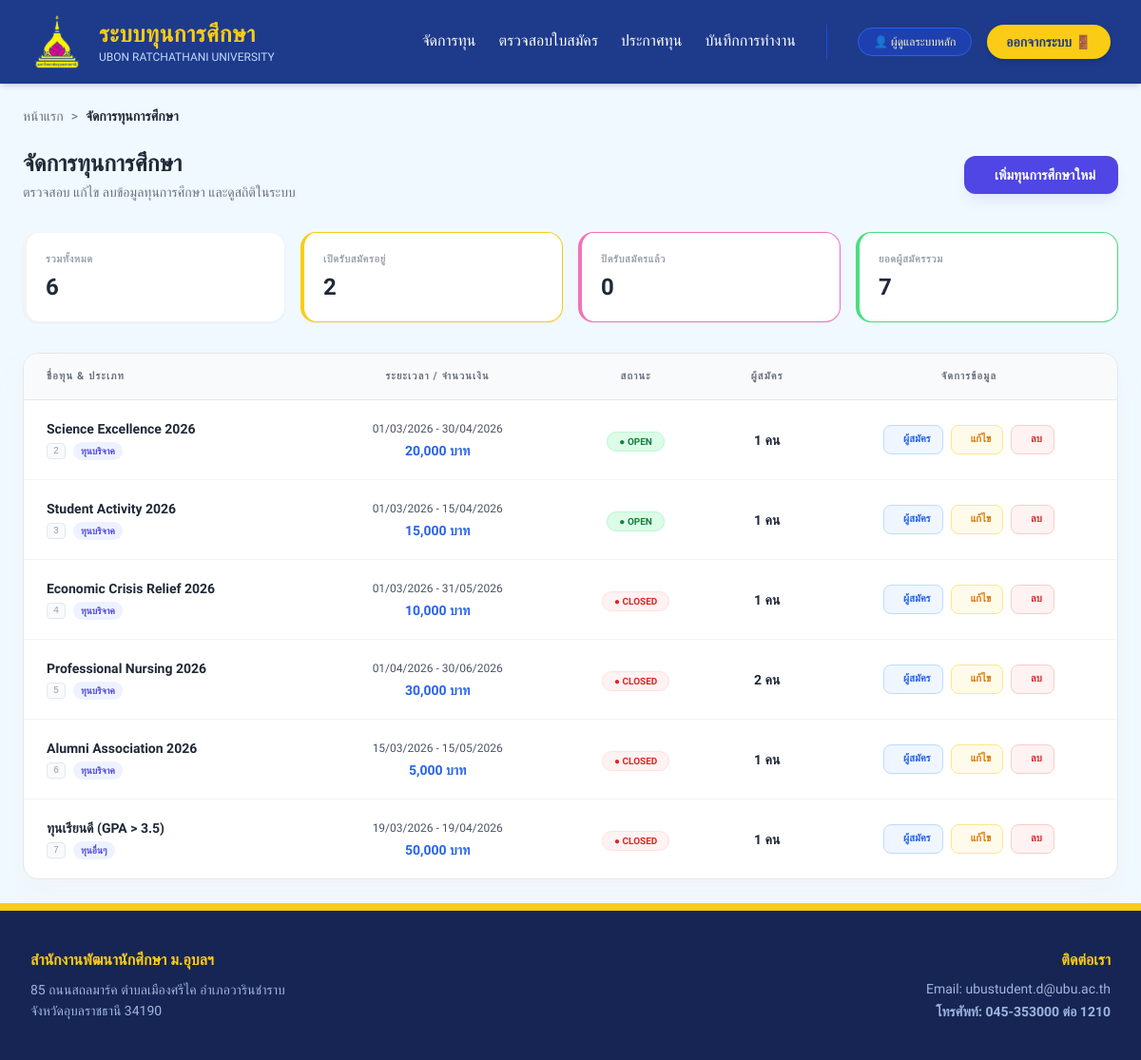
Screenshot of /officer/scholarships (signed in) with the database file from the repository.
### models.py (models this page shows, shortened)
class Scholarship(db.Model):
    __tablename__ = 'scholarship'
    id = db.Column(db.Integer, primary_key=True)
    name = db.Column(db.String(100), nullable=False) # ชื่อทุน
    amount = db.Column(db.Float, nullable=True) # ทุนละเท่าไหร่
    start_date        = db.Column(db.DateTime)          # วันที่เริ่มเปิดรับ
    end_date          = db.Column(db.DateTime)          # วันที่ปิดรับ
    faculty_condition = db.Column(db.String(255))       # คณะที่ระบุ หรือ "ทุกคณะ"
    min_gpax          = db.Column(db.Float, default=0.0) # เกรดเฉลี่ยขั้นต่ำ
    income_cap        = db.Column(db.Float)             # รายได้ครอบครัวไม่เกิน
    number_of_scholarships = db.Column(db.Integer)           # จำนวนทุนที่เปิดรับ
    scholarship_type  = db.Column(db.String(50)) # ประเภทของทุน (เช่น ทุน ภายใน/ภายนอก/บริจาค)
    provider          = db.Column(db.String(100)) # หน่วยงานของทุนนั้นๆ
    status            = db.Column(db.String(20), default='open')  # สถานะของทุน open(เปิดรับ),checking=close(กำลังตรวจสอบ,ปิดทุน), interview(รายชื่อสัมภาษณ์), announce(รายชื่อได้รับทุน)
    interview_file_url = db.Column(db.String(500))    # ลิงก์ไฟล์ประกาศสัมภาษณ์
    announce_file_url = db.Column(db.String(500))     # ลิงก์ไฟล์ประกาศคนได้ทุน
    announcement_date = db.Column(db.DateTime, nullable=True) # วันที่ประกาศผล
    image = db.Column(db.String(200), nullable=True) # ชื่อไฟล์ภาพ
    qualifications = db.Column(db.Text, nullable=True) # คุณสมบัติ
    conditions = db.Column(db.Text, nullable=True) # เงื่อนไข
    scholarship_nature = db.Column(db.String(50), nullable=True) # ลักษณะทุน (ทุนรายปี, ฯลฯ)
    required_documents = db.Column(db.Text, nullable=True) # เอกสารที่ต้องส่ง
    criteria     = db.relationship('Criterion',   backref='scholarship', lazy=True)
    applications = db.relationship('Application', backref='scholarship', lazy=True)

### routes/officer_routes.py (the view)
@officer_bp.route('/scholarships')
def list_scholarships():
    scholarships = Scholarship.query.all()
    return render_template('officer/scholarships.html', scholarships=scholarships)

### routes/officer_routes.py (called while the page is built)
@officer_bp.before_request
def require_officer_login():
    exempt_routes = ['officer.login', 'officer.api_scholarships']
    if request.endpoint and request.endpoint not in exempt_routes:
        if "user_id" not in session or session.get("role") != "officer":
            if request.path.startswith('/officer/api/'):
                return jsonify({"status": "error", "message": "Unauthorized API access. Session required."}), 401
            flash("กรุณาเข้าสู่ระบบในฐานะเจ้าหน้าที่", "error")
            return redirect(url_for("login")) # Assuming login is the global login defined in app.py

### templates/officer/scholarships.html (shortened to what this page needs)
{% extends "layouts/base_officer.html" %}
{% block content %}
<div class="max-w-7xl mx-auto p-6 font-prompt">
    <div class="mb-6 flex items-center text-sm text-gray-500">
        <a href="{{ url_for('officer.home') }}" class="hover:text-blue-600 transition">หน้าแรก</a>
        <span class="mx-2">></span>
        <span class="font-bold text-gray-800">จัดการทุนการศึกษา</span>
    </div>
    <div class="flex flex-col md:flex-row md:items-center justify-between mb-8 gap-4">
        <div>
            <h1 class="text-2xl font-bold text-gray-800 mb-1">จัดการทุนการศึกษา</h1>
            <p class="text-gray-500 text-sm">ตรวจสอบ แก้ไข ลบข้อมูลทุนการศึกษา และดูสถิติในระบบ</p>
        </div>
        <a href="{{ url_for('officer.add_scholarship') }}"
           class="bg-[#4F46E5] hover:bg-indigo-700 text-white font-bold py-2.5 px-6 rounded-xl shadow-lg shadow-indigo-100 transition-all flex items-center justify-center text-sm transform hover:-translate-y-1">
             เพิ่มทุนการศึกษาใหม่
        </a>
    </div>
    <div class="grid grid-cols-1 sm:grid-cols-2 lg:grid-cols-4 gap-4 mb-8">
        <div class="bg-white p-5 rounded-2xl shadow-sm border-l-4 border-blue-500 border border-gray-100">
            <p class="text-[11px] text-gray-400 uppercase font-bold tracking-wider mb-1">รวมทั้งหมด</p>
            <h3 class="text-2xl font-black text-gray-800">{{ scholarships|length }}</h3>
        </div>
        <div class="bg-white p-5 rounded-2xl shadow-sm border-l-4 border-yellow-400 border border-gray-100">
            <p class="text-[11px] text-gray-400 uppercase font-bold tracking-wider mb-1">เปิดรับสมัครอยู่</p>
            <h3 class="text-2xl font-black text-gray-800">
                {{ scholarships | selectattr('status', 'equalto', 'open') | list | length }}
            </h3>
        </div>
        <div class="bg-white p-5 rounded-2xl shadow-sm border-l-4 border-pink-400 border border-gray-100">
            <p class="text-[11px] text-gray-400 uppercase font-bold tracking-wider mb-1">ปิดรับสมัครแล้ว</p>
            <h3 class="text-2xl font-black text-gray-800">
                {{ scholarships | selectattr('status', 'equalto', 'closed') | list | length }}
            </h3>
        </div>
        <div class="bg-white p-5 rounded-2xl shadow-sm border-l-4 border-green-400 border border-gray-100">
            <p class="text-[11px] text-gray-400 uppercase font-bold tracking-wider mb-1">ยอดผู้สมัครรวม</p>
            {% set ns = namespace(total_apps=0) %}
            {% for s in scholarships %}
                {% set ns.total_apps = ns.total_apps + (s.applications|length if s.applications else 0) %}
            {% endfor %}
            <h3 class="text-2xl font-black text-gray-800">{{ ns.total_apps }}</h3>
        </div>
    </div>
    <div class="bg-white shadow-xl shadow-gray-100/50 rounded-2xl border border-gray-200 overflow-hidden">
        <div class="overflow-x-auto">
            <table class="w-full text-left border-collapse">
                <thead>
                    <tr class="bg-gray-50 border-b border-gray-200">
                        <th class="px-6 py-4 text-[11px] font-black text-gray-500 uppercase tracking-widest">ชื่อทุน & ประเภท</th>
                        <th class="px-6 py-4 text-[11px] font-black text-gray-500 uppercase tracking-widest text-center">ระยะเวลา / จำนวนเงิน</th>
                        <th class="px-6 py-4 text-[11px] font-black text-gray-500 uppercase tracking-widest text-center">สถานะ</th>
                        <th class="px-6 py-4 text-[11px] font-black text-gray-500 uppercase tracking-widest text-center">ผู้สมัคร</th>
                        <th class="px-6 py-4 text-[11px] font-black text-gray-500 uppercase tracking-widest text-center">จัดการข้อมูล</th>
                    </tr>
                </thead>
                <tbody class="divide-y divide-gray-100">
                    {% for scholarship in scholarships %}
                    <tr class="hover:bg-indigo-50/30 transition-colors">
                        <td class="px-6 py-5">
                            <div class="font-bold text-gray-800 text-sm mb-1">{{ scholarship.name }}</div>
                            <div class="flex items-center gap-2">
                                <span class="text-[10px] font-mono text-gray-400 bg-gray-50 px-1.5 rounded border">{{ scholarship.id }}</span>
                                <span class="text-[10px] text-indigo-600 font-bold bg-indigo-50 px-2 py-0.5 rounded-full">{{ scholarship.scholarship_type or 'ไม่ระบุ' }}</span>
                            </div>
                        </td>
                        <td class="px-6 py-5 text-center">
                            <div class="text-[12px] text-gray-600 font-medium">
                                {{ scholarship.start_date.strftime('%d/%m/%Y') if scholarship.start_date else '-' }} -
                                {{ scholarship.end_date.strftime('%d/%m/%Y') if scholarship.end_date else '-' }}
                            </div>
                            <div class="text-sm font-bold text-blue-600 mt-1">
                                {{ "{:,.0f}".format(scholarship.amount) if scholarship.amount else '0' }} บาท
                            </div>
                        </td>
                        <td class="px-6 py-5 text-center">
                            {% if scholarship.status|lower == 'open' %}
                                <span class="px-3 py-1 rounded-full text-[10px] font-black bg-green-100 text-green-700 border border-green-200">● OPEN</span>
                            {% else %}
                                <span class="px-3 py-1 rounded-full text-[10px] font-black bg-red-50 text-red-600 border border-red-100">● CLOSED</span>
                            {% endif %}
                        </td>
                        <td class="px-6 py-5 text-center">
                            <div class="text-sm font-black text-gray-800">{{ scholarship.applications|length if scholarship.applications else 0 }} คน</div>
                        </td>
                        <td class="px-6 py-5 text-center">
                            <div class="flex items-center justify-center space-x-2">
                                <a href="{{ url_for('officer.applications', scholarship_id=scholarship.id) }}"
                                   class="flex items-center px-3 py-1.5 rounded-lg bg-blue-50 text-blue-600 border border-blue-200 hover:bg-blue-600 hover:text-white transition-all">
                                    <span class="text-[11px] font-bold">ผู้สมัคร</span>
                                </a>
                                <a href="{{ url_for('officer.edit_scholarship', scholarship_id=scholarship.id) }}"
                                   class="flex items-center px-3 py-1.5 rounded-lg bg-amber-50 text-amber-600 border border-amber-200 hover:bg-amber-600 hover:text-white transition-all">
                                    <span class="text-[11px] font-bold">แก้ไข</span>
                                </a>
                                <form action="{{ url_for('officer.delete_scholarship', scholarship_id=scholarship.id) }}"
                                      method="POST" class="inline" onsubmit="return confirm('⚠️ คำเตือน: คุณต้องการลบทุน {{ scholarship.name }} ใช่หรือไม่?')">
                                    <button type="submit" class="flex items-center px-3 py-1.5 rounded-lg bg-red-50 text-red-600 border border-red-200 hover:bg-red-600 hover:text-white transition-all">
                                        <span class="text-[11px] font-bold">ลบ</span>
                                    </button>
                                </form>
                            </div>
                        </td>
                    </tr>
                    {% endfor %}
                </tbody>
            </table>
        </div>
    </div>
</div>
{% endblock %}

### templates/layouts/base.html (style rules this page uses)
body { font-family: 'Prompt', sans-serif; }

### templates/officer/scholarships.html (style rules this page uses)
.font-prompt { font-family: 'Prompt', sans-serif; }

### rows the page displays
Scholarship: name "Science Excellence 2026", id "2", scholarship_type "ทุนบริจาค", start_date "01/03/2026", end_date "30/04/2026", amount "20,000", status "● OPEN", applications|length "1"
Scholarship: name "Student Activity 2026", id "3", scholarship_type "ทุนบริจาค", start_date "01/03/2026", end_date "15/04/2026", amount "15,000", status "● OPEN", applications|length "1"
Scholarship: name "Economic Crisis Relief 2026", id "4", scholarship_type "ทุนบริจาค", start_date "01/03/2026", end_date "31/05/2026", amount "10,000", status "● CLOSED", applications|length "1"
Scholarship: name "Professional Nursing 2026", id "5", scholarship_type "ทุนบริจาค", start_date "01/04/2026", end_date "30/06/2026", amount "30,000", status "● CLOSED", applications|length "2"
Scholarship: name "Alumni Association 2026", id "6", scholarship_type "ทุนบริจาค", start_date "15/03/2026", end_date "15/05/2026", amount "5,000", status "● CLOSED", applications|length "1"
Scholarship: name "ทุนเรียนดี (GPA > 3.5)", id "7", scholarship_type "ทุนอื่นๆ", start_date "19/03/2026", end_date "19/04/2026", amount "50,000", status "● CLOSED", applications|length "1"

### other values shown
{{ session.get('user_name', 'เจ้าหน้าที่') }} "ผู้ดูแลระบบหลัก"
{{ scholarships|length }} "6"
{{ scholarships | selectattr('status', 'equalto', 'open') | list | length }} "2"
{{ ns.total_apps }} "7"
